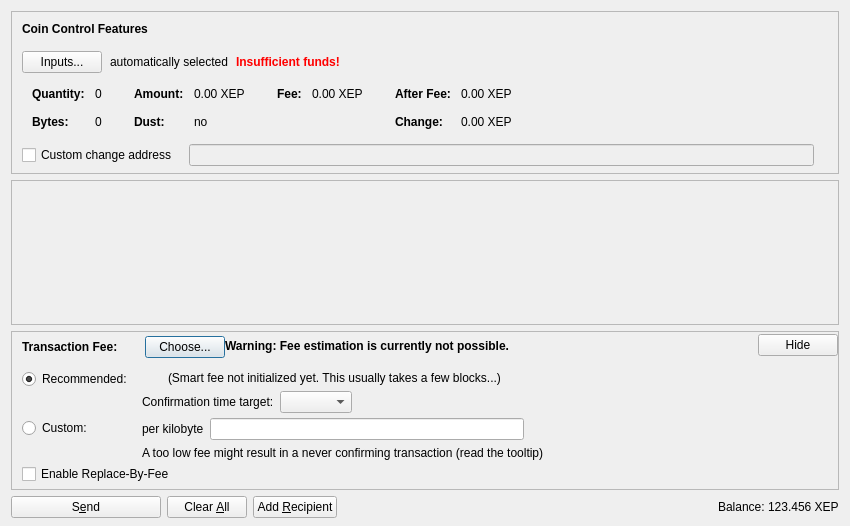
<?xml version="1.0" encoding="UTF-8"?>
<ui version="4.0">
 <class>SendCoinsDialog</class>
 <widget class="QDialog" name="SendCoinsDialog">
  <property name="geometry">
   <rect>
    <x>0</x>
    <y>0</y>
    <width>850</width>
    <height>526</height>
   </rect>
  </property>
  <property name="windowTitle">
   <string>Send Coins</string>
  </property>
  <layout class="QVBoxLayout" name="verticalLayout" stretch="0,1,0,0">
   <property name="bottomMargin">
    <number>8</number>
   </property>
   <item>
    <widget class="QFrame" name="frameCoinControl">
     <property name="sizePolicy">
      <sizepolicy hsizetype="Expanding" vsizetype="Expanding">
       <horstretch>0</horstretch>
       <verstretch>0</verstretch>
      </sizepolicy>
     </property>
     <property name="maximumSize">
      <size>
       <width>16777215</width>
       <height>16777215</height>
      </size>
     </property>
     <property name="frameShape">
      <enum>QFrame::StyledPanel</enum>
     </property>
     <property name="frameShadow">
      <enum>QFrame::Sunken</enum>
     </property>
     <layout class="QVBoxLayout" name="verticalLayoutCoinControl2">
      <property name="spacing">
       <number>0</number>
      </property>
      <property name="leftMargin">
       <number>0</number>
      </property>
      <property name="topMargin">
       <number>0</number>
      </property>
      <property name="rightMargin">
       <number>0</number>
      </property>
      <property name="bottomMargin">
       <number>6</number>
      </property>
      <item>
       <layout class="QVBoxLayout" name="verticalLayoutCoinControl" stretch="0,0,0,0,1">
        <property name="spacing">
         <number>0</number>
        </property>
        <property name="leftMargin">
         <number>10</number>
        </property>
        <property name="topMargin">
         <number>10</number>
        </property>
        <item>
         <layout class="QHBoxLayout" name="horizontalLayoutCoinControl1">
          <property name="bottomMargin">
           <number>15</number>
          </property>
          <item>
           <widget class="QLabel" name="labelCoinControlFeatures">
            <property name="sizePolicy">
             <sizepolicy hsizetype="Preferred" vsizetype="Maximum">
              <horstretch>0</horstretch>
              <verstretch>0</verstretch>
             </sizepolicy>
            </property>
            <property name="font">
             <font>
              <weight>75</weight>
              <bold>true</bold>
             </font>
            </property>
            <property name="styleSheet">
             <string notr="true">font-weight:bold;</string>
            </property>
            <property name="text">
             <string>Coin Control Features</string>
            </property>
           </widget>
          </item>
         </layout>
        </item>
        <item>
         <layout class="QHBoxLayout" name="horizontalLayoutCoinControl2" stretch="0,0,0,0">
          <property name="spacing">
           <number>8</number>
          </property>
          <property name="bottomMargin">
           <number>10</number>
          </property>
          <item>
           <widget class="QPushButton" name="pushButtonCoinControl">
            <property name="styleSheet">
             <string notr="true"/>
            </property>
            <property name="text">
             <string>Inputs...</string>
            </property>
            <property name="autoDefault">
             <bool>false</bool>
            </property>
           </widget>
          </item>
          <item>
           <widget class="QLabel" name="labelCoinControlAutomaticallySelected">
            <property name="text">
             <string>automatically selected</string>
            </property>
            <property name="margin">
             <number>5</number>
            </property>
           </widget>
          </item>
          <item>
           <widget class="QLabel" name="labelCoinControlInsuffFunds">
            <property name="font">
             <font>
              <weight>75</weight>
              <bold>true</bold>
             </font>
            </property>
            <property name="styleSheet">
             <string notr="true">color:red;font-weight:bold;</string>
            </property>
            <property name="text">
             <string>Insufficient funds!</string>
            </property>
            <property name="margin">
             <number>5</number>
            </property>
           </widget>
          </item>
          <item>
           <spacer name="horizontalSpacerCoinControl">
            <property name="orientation">
             <enum>Qt::Horizontal</enum>
            </property>
            <property name="sizeHint" stdset="0">
             <size>
              <width>40</width>
              <height>1</height>
             </size>
            </property>
           </spacer>
          </item>
         </layout>
        </item>
        <item>
         <widget class="QWidget" name="widgetCoinControl" native="true">
          <property name="sizePolicy">
           <sizepolicy hsizetype="Preferred" vsizetype="Preferred">
            <horstretch>0</horstretch>
            <verstretch>0</verstretch>
           </sizepolicy>
          </property>
          <property name="minimumSize">
           <size>
            <width>0</width>
            <height>0</height>
           </size>
          </property>
          <property name="styleSheet">
           <string notr="true"/>
          </property>
          <layout class="QHBoxLayout" name="horizontalLayoutCoinControl5">
           <property name="leftMargin">
            <number>0</number>
           </property>
           <property name="topMargin">
            <number>0</number>
           </property>
           <property name="rightMargin">
            <number>0</number>
           </property>
           <property name="bottomMargin">
            <number>0</number>
           </property>
           <item>
            <layout class="QHBoxLayout" name="horizontalLayoutCoinControl3" stretch="0,0,0,1">
             <property name="spacing">
              <number>20</number>
             </property>
             <property name="topMargin">
              <number>0</number>
             </property>
             <property name="bottomMargin">
              <number>10</number>
             </property>
             <item>
              <layout class="QFormLayout" name="formLayoutCoinControl1">
               <property name="horizontalSpacing">
                <number>10</number>
               </property>
               <property name="verticalSpacing">
                <number>14</number>
               </property>
               <property name="leftMargin">
                <number>10</number>
               </property>
               <property name="topMargin">
                <number>4</number>
               </property>
               <property name="rightMargin">
                <number>6</number>
               </property>
               <item row="0" column="0">
                <widget class="QLabel" name="labelCoinControlQuantityText">
                 <property name="font">
                  <font>
                   <weight>75</weight>
                   <bold>true</bold>
                  </font>
                 </property>
                 <property name="text">
                  <string>Quantity:</string>
                 </property>
                 <property name="margin">
                  <number>0</number>
                 </property>
                </widget>
               </item>
               <item row="0" column="1">
                <widget class="QLabel" name="labelCoinControlQuantity">
                 <property name="cursor">
                  <cursorShape>IBeamCursor</cursorShape>
                 </property>
                 <property name="contextMenuPolicy">
                  <enum>Qt::ActionsContextMenu</enum>
                 </property>
                 <property name="text">
                  <string notr="true">0</string>
                 </property>
                 <property name="margin">
                  <number>0</number>
                 </property>
                 <property name="textInteractionFlags">
                  <set>Qt::LinksAccessibleByMouse|Qt::TextSelectableByKeyboard|Qt::TextSelectableByMouse</set>
                 </property>
                </widget>
               </item>
               <item row="1" column="0">
                <widget class="QLabel" name="labelCoinControlBytesText">
                 <property name="font">
                  <font>
                   <weight>75</weight>
                   <bold>true</bold>
                  </font>
                 </property>
                 <property name="text">
                  <string>Bytes:</string>
                 </property>
                </widget>
               </item>
               <item row="1" column="1">
                <widget class="QLabel" name="labelCoinControlBytes">
                 <property name="cursor">
                  <cursorShape>IBeamCursor</cursorShape>
                 </property>
                 <property name="contextMenuPolicy">
                  <enum>Qt::ActionsContextMenu</enum>
                 </property>
                 <property name="text">
                  <string notr="true">0</string>
                 </property>
                 <property name="textInteractionFlags">
                  <set>Qt::LinksAccessibleByMouse|Qt::TextSelectableByKeyboard|Qt::TextSelectableByMouse</set>
                 </property>
                </widget>
               </item>
              </layout>
             </item>
             <item>
              <layout class="QFormLayout" name="formLayoutCoinControl2">
               <property name="horizontalSpacing">
                <number>10</number>
               </property>
               <property name="verticalSpacing">
                <number>14</number>
               </property>
               <property name="leftMargin">
                <number>6</number>
               </property>
               <property name="topMargin">
                <number>4</number>
               </property>
               <property name="rightMargin">
                <number>6</number>
               </property>
               <item row="0" column="0">
                <widget class="QLabel" name="labelCoinControlAmountText">
                 <property name="font">
                  <font>
                   <weight>75</weight>
                   <bold>true</bold>
                  </font>
                 </property>
                 <property name="text">
                  <string>Amount:</string>
                 </property>
                 <property name="margin">
                  <number>0</number>
                 </property>
                </widget>
               </item>
               <item row="0" column="1">
                <widget class="QLabel" name="labelCoinControlAmount">
                 <property name="cursor">
                  <cursorShape>IBeamCursor</cursorShape>
                 </property>
                 <property name="contextMenuPolicy">
                  <enum>Qt::ActionsContextMenu</enum>
                 </property>
                 <property name="text">
                  <string notr="true">0.00 XEP</string>
                 </property>
                 <property name="textInteractionFlags">
                  <set>Qt::LinksAccessibleByMouse|Qt::TextSelectableByKeyboard|Qt::TextSelectableByMouse</set>
                 </property>
                </widget>
               </item>
               <item row="1" column="0">
                <widget class="QLabel" name="labelCoinControlLowOutputText">
                 <property name="font">
                  <font>
                   <weight>75</weight>
                   <bold>true</bold>
                  </font>
                 </property>
                 <property name="text">
                  <string>Dust:</string>
                 </property>
                </widget>
               </item>
               <item row="1" column="1">
                <widget class="QLabel" name="labelCoinControlLowOutput">
                 <property name="cursor">
                  <cursorShape>IBeamCursor</cursorShape>
                 </property>
                 <property name="contextMenuPolicy">
                  <enum>Qt::ActionsContextMenu</enum>
                 </property>
                 <property name="text">
                  <string notr="true">no</string>
                 </property>
                 <property name="textInteractionFlags">
                  <set>Qt::LinksAccessibleByMouse|Qt::TextSelectableByKeyboard|Qt::TextSelectableByMouse</set>
                 </property>
                </widget>
               </item>
              </layout>
             </item>
             <item>
              <layout class="QFormLayout" name="formLayoutCoinControl3">
               <property name="horizontalSpacing">
                <number>10</number>
               </property>
               <property name="verticalSpacing">
                <number>14</number>
               </property>
               <property name="leftMargin">
                <number>6</number>
               </property>
               <property name="topMargin">
                <number>4</number>
               </property>
               <property name="rightMargin">
                <number>6</number>
               </property>
               <item row="0" column="0">
                <widget class="QLabel" name="labelCoinControlFeeText">
                 <property name="font">
                  <font>
                   <weight>75</weight>
                   <bold>true</bold>
                  </font>
                 </property>
                 <property name="text">
                  <string>Fee:</string>
                 </property>
                 <property name="margin">
                  <number>0</number>
                 </property>
                </widget>
               </item>
               <item row="0" column="1">
                <widget class="QLabel" name="labelCoinControlFee">
                 <property name="cursor">
                  <cursorShape>IBeamCursor</cursorShape>
                 </property>
                 <property name="contextMenuPolicy">
                  <enum>Qt::ActionsContextMenu</enum>
                 </property>
                 <property name="text">
                  <string notr="true">0.00 XEP</string>
                 </property>
                 <property name="textInteractionFlags">
                  <set>Qt::LinksAccessibleByMouse|Qt::TextSelectableByKeyboard|Qt::TextSelectableByMouse</set>
                 </property>
                </widget>
               </item>
              </layout>
             </item>
             <item>
              <layout class="QFormLayout" name="formLayoutCoinControl4">
               <property name="horizontalSpacing">
                <number>10</number>
               </property>
               <property name="verticalSpacing">
                <number>14</number>
               </property>
               <property name="leftMargin">
                <number>6</number>
               </property>
               <property name="topMargin">
                <number>4</number>
               </property>
               <property name="rightMargin">
                <number>6</number>
               </property>
               <item row="0" column="0">
                <widget class="QLabel" name="labelCoinControlAfterFeeText">
                 <property name="font">
                  <font>
                   <weight>75</weight>
                   <bold>true</bold>
                  </font>
                 </property>
                 <property name="text">
                  <string>After Fee:</string>
                 </property>
                 <property name="margin">
                  <number>0</number>
                 </property>
                </widget>
               </item>
               <item row="0" column="1">
                <widget class="QLabel" name="labelCoinControlAfterFee">
                 <property name="cursor">
                  <cursorShape>IBeamCursor</cursorShape>
                 </property>
                 <property name="contextMenuPolicy">
                  <enum>Qt::ActionsContextMenu</enum>
                 </property>
                 <property name="text">
                  <string notr="true">0.00 XEP</string>
                 </property>
                 <property name="textInteractionFlags">
                  <set>Qt::LinksAccessibleByMouse|Qt::TextSelectableByKeyboard|Qt::TextSelectableByMouse</set>
                 </property>
                </widget>
               </item>
               <item row="1" column="0">
                <widget class="QLabel" name="labelCoinControlChangeText">
                 <property name="font">
                  <font>
                   <weight>75</weight>
                   <bold>true</bold>
                  </font>
                 </property>
                 <property name="text">
                  <string>Change:</string>
                 </property>
                </widget>
               </item>
               <item row="1" column="1">
                <widget class="QLabel" name="labelCoinControlChange">
                 <property name="cursor">
                  <cursorShape>IBeamCursor</cursorShape>
                 </property>
                 <property name="contextMenuPolicy">
                  <enum>Qt::ActionsContextMenu</enum>
                 </property>
                 <property name="text">
                  <string notr="true">0.00 XEP</string>
                 </property>
                 <property name="textInteractionFlags">
                  <set>Qt::LinksAccessibleByMouse|Qt::TextSelectableByKeyboard|Qt::TextSelectableByMouse</set>
                 </property>
                </widget>
               </item>
              </layout>
             </item>
            </layout>
           </item>
          </layout>
         </widget>
        </item>
        <item>
         <layout class="QHBoxLayout" name="horizontalLayoutCoinControl4" stretch="0,0,0">
          <property name="spacing">
           <number>12</number>
          </property>
          <property name="sizeConstraint">
           <enum>QLayout::SetDefaultConstraint</enum>
          </property>
          <property name="topMargin">
           <number>5</number>
          </property>
          <property name="rightMargin">
           <number>5</number>
          </property>
          <item>
           <widget class="QCheckBox" name="checkBoxCoinControlChange">
            <property name="toolTip">
             <string>If this is activated, but the change address is empty or invalid, change will be sent to a newly generated address.</string>
            </property>
            <property name="text">
             <string>Custom change address</string>
            </property>
           </widget>
          </item>
          <item>
           <widget class="QValidatedLineEdit" name="lineEditCoinControlChange">
            <property name="enabled">
             <bool>false</bool>
            </property>
            <property name="sizePolicy">
             <sizepolicy hsizetype="Expanding" vsizetype="Fixed">
              <horstretch>0</horstretch>
              <verstretch>0</verstretch>
             </sizepolicy>
            </property>
           </widget>
          </item>
          <item>
           <widget class="QLabel" name="labelCoinControlChangeLabel">
            <property name="sizePolicy">
             <sizepolicy hsizetype="Preferred" vsizetype="Expanding">
              <horstretch>0</horstretch>
              <verstretch>0</verstretch>
             </sizepolicy>
            </property>
            <property name="minimumSize">
             <size>
              <width>0</width>
              <height>0</height>
             </size>
            </property>
            <property name="text">
             <string/>
            </property>
            <property name="margin">
             <number>3</number>
            </property>
           </widget>
          </item>
         </layout>
        </item>
        <item>
         <spacer name="verticalSpacerCoinControl">
          <property name="orientation">
           <enum>Qt::Vertical</enum>
          </property>
          <property name="sizeHint" stdset="0">
           <size>
            <width>800</width>
            <height>1</height>
           </size>
          </property>
         </spacer>
        </item>
       </layout>
      </item>
     </layout>
    </widget>
   </item>
   <item>
    <widget class="QScrollArea" name="scrollArea">
     <property name="widgetResizable">
      <bool>true</bool>
     </property>
     <widget class="QWidget" name="scrollAreaWidgetContents">
      <property name="geometry">
       <rect>
        <x>0</x>
        <y>0</y>
        <width>830</width>
        <height>104</height>
       </rect>
      </property>
      <layout class="QVBoxLayout" name="verticalLayout_2" stretch="0,1">
       <property name="leftMargin">
        <number>0</number>
       </property>
       <property name="topMargin">
        <number>0</number>
       </property>
       <property name="rightMargin">
        <number>0</number>
       </property>
       <property name="bottomMargin">
        <number>0</number>
       </property>
       <item>
        <layout class="QVBoxLayout" name="entries">
         <property name="spacing">
          <number>6</number>
         </property>
        </layout>
       </item>
       <item>
        <spacer name="verticalSpacer">
         <property name="orientation">
          <enum>Qt::Vertical</enum>
         </property>
         <property name="sizeHint" stdset="0">
          <size>
           <width>20</width>
           <height>40</height>
          </size>
         </property>
        </spacer>
       </item>
      </layout>
     </widget>
    </widget>
   </item>
   <item>
    <widget class="QFrame" name="frameFee">
     <property name="sizePolicy">
      <sizepolicy hsizetype="Expanding" vsizetype="Expanding">
       <horstretch>0</horstretch>
       <verstretch>0</verstretch>
      </sizepolicy>
     </property>
     <property name="maximumSize">
      <size>
       <width>16777215</width>
       <height>16777215</height>
      </size>
     </property>
     <property name="frameShape">
      <enum>QFrame::StyledPanel</enum>
     </property>
     <property name="frameShadow">
      <enum>QFrame::Sunken</enum>
     </property>
     <layout class="QVBoxLayout" name="verticalLayoutFee1">
      <property name="spacing">
       <number>0</number>
      </property>
      <property name="leftMargin">
       <number>0</number>
      </property>
      <property name="topMargin">
       <number>0</number>
      </property>
      <property name="rightMargin">
       <number>0</number>
      </property>
      <property name="bottomMargin">
       <number>0</number>
      </property>
      <item>
       <layout class="QVBoxLayout" name="verticalLayoutFee2" stretch="0,0,0">
        <property name="spacing">
         <number>0</number>
        </property>
        <property name="leftMargin">
         <number>10</number>
        </property>
        <property name="topMargin">
         <number>0</number>
        </property>
        <item>
         <layout class="QHBoxLayout" name="horizontalLayoutFee1">
          <property name="bottomMargin">
           <number>0</number>
          </property>
          <item>
           <layout class="QVBoxLayout" name="verticalLayoutFee7">
            <property name="spacing">
             <number>0</number>
            </property>
            <item>
             <spacer name="verticalSpacerSmartFee">
              <property name="orientation">
               <enum>Qt::Vertical</enum>
              </property>
              <property name="sizeType">
               <enum>QSizePolicy::Fixed</enum>
              </property>
              <property name="sizeHint" stdset="0">
               <size>
                <width>1</width>
                <height>4</height>
               </size>
              </property>
             </spacer>
            </item>
            <item>
             <layout class="QHBoxLayout" name="horizontalLayoutSmartFee">
              <property name="spacing">
               <number>10</number>
              </property>
              <item>
               <widget class="QLabel" name="labelFeeHeadline">
                <property name="sizePolicy">
                 <sizepolicy hsizetype="Preferred" vsizetype="Maximum">
                  <horstretch>0</horstretch>
                  <verstretch>0</verstretch>
                 </sizepolicy>
                </property>
                <property name="font">
                 <font>
                  <weight>75</weight>
                  <bold>true</bold>
                 </font>
                </property>
                <property name="styleSheet">
                 <string notr="true">font-weight:bold;</string>
                </property>
                <property name="text">
                 <string>Transaction Fee:</string>
                </property>
               </widget>
              </item>
              <item>
               <widget class="QLabel" name="labelFeeMinimized">
                <property name="text">
                 <string/>
                </property>
               </widget>
              </item>
              <item>
               <widget class="QPushButton" name="buttonChooseFee">
                <property name="text">
                 <string>Choose...</string>
                </property>
               </widget>
              </item>
             </layout>
            </item>
            <item>
             <spacer name="verticalSpacer_5">
              <property name="orientation">
               <enum>Qt::Vertical</enum>
              </property>
              <property name="sizeHint" stdset="0">
               <size>
                <width>1</width>
                <height>1</height>
               </size>
              </property>
             </spacer>
            </item>
           </layout>
          </item>
          <item>
           <widget class="QLabel" name="fallbackFeeWarningLabel">
            <property name="toolTip">
             <string>Using the fallbackfee can result in sending a transaction that will take several hours or days (or never) to confirm. Consider choosing your fee manually or wait until you have validated the complete chain.</string>
            </property>
            <property name="font">
            <font>
                <weight>75</weight>
                <bold>true</bold>
            </font>
            </property>
            <property name="text">
             <string>Warning: Fee estimation is currently not possible.</string>
            </property>
            <property name="wordWrap">
             <bool>false</bool>
            </property>
           </widget>
          </item>
          <item>
           <spacer name="horizontalSpacer_4">
            <property name="orientation">
             <enum>Qt::Horizontal</enum>
            </property>
            <property name="sizeType">
             <enum>QSizePolicy::MinimumExpanding</enum>
            </property>
            <property name="sizeHint" stdset="0">
             <size>
              <width>40</width>
              <height>20</height>
             </size>
            </property>
           </spacer>
          </item>
          <item>
           <widget class="QPushButton" name="buttonMinimizeFee">
            <property name="toolTip">
             <string>Hide transaction fee settings</string>
            </property>
            <property name="text">
             <string>Hide</string>
            </property>
           </widget>
          </item>
         </layout>
        </item>
        <item>
         <widget class="QFrame" name="frameFeeSelection">
          <layout class="QVBoxLayout" name="verticalLayoutFee12">
           <property name="spacing">
            <number>0</number>
           </property>
           <property name="leftMargin">
            <number>0</number>
           </property>
           <property name="topMargin">
            <number>0</number>
           </property>
           <property name="rightMargin">
            <number>0</number>
           </property>
           <property name="bottomMargin">
            <number>0</number>
           </property>
           <item>
            <layout class="QGridLayout" name="gridLayoutFee">
             <property name="topMargin">
              <number>10</number>
             </property>
             <property name="bottomMargin">
              <number>4</number>
             </property>
             <property name="horizontalSpacing">
              <number>10</number>
             </property>
             <property name="verticalSpacing">
              <number>4</number>
             </property>
             <item row="1" column="1">
              <layout class="QVBoxLayout" name="verticalLayoutFee8">
               <property name="spacing">
                <number>6</number>
               </property>
               <item>
                <layout class="QHBoxLayout" name="horizontalLayoutFee13">
                 <item>
                  <widget class="QLabel" name="labelCustomPerKilobyte">
                   <property name="toolTip">
                    <string>Specify a custom fee per kB (1,000 bytes) of the transaction's virtual size.

Note:  Since the fee is calculated on a per-byte basis, a fee of "100 satoshis per kB" for a transaction size of 500 bytes (half of 1 kB) would ultimately yield a fee of only 50 satoshis.</string>
                   </property>
                   <property name="text">
                    <string>per kilobyte</string>
                   </property>
                  </widget>
                 </item>
                 <item>
                  <widget class="XEPAmountField" name="customFee"/>
                 </item>
                 <item>
                  <spacer name="horizontalSpacer_6">
                   <property name="orientation">
                    <enum>Qt::Horizontal</enum>
                   </property>
                   <property name="sizeHint" stdset="0">
                    <size>
                     <width>1</width>
                     <height>1</height>
                    </size>
                   </property>
                  </spacer>
                 </item>
                </layout>
               </item>
               <item>
                <layout class="QHBoxLayout" name="horizontalLayoutFee8">
                 <item>
                  <widget class="QLabel" name="labelCustomFeeWarning">
                   <property name="enabled">
                    <bool>true</bool>
                   </property>
                   <property name="toolTip">
                    <string>When there is less transaction volume than space in the blocks, miners as well as relaying nodes may enforce a minimum fee. Paying only this minimum fee is just fine, but be aware that this can result in a never confirming transaction once there is more demand for xep transactions than the network can process.</string>
                   </property>
                   <property name="text">
                    <string>A too low fee might result in a never confirming transaction (read the tooltip)</string>
                   </property>
                  </widget>
                 </item>
                 <item>
                  <spacer name="horizontalSpacer_2">
                   <property name="orientation">
                    <enum>Qt::Horizontal</enum>
                   </property>
                   <property name="sizeHint" stdset="0">
                    <size>
                     <width>1</width>
                     <height>1</height>
                    </size>
                   </property>
                  </spacer>
                 </item>
                </layout>
               </item>
              </layout>
             </item>
             <item row="0" column="0">
              <layout class="QVBoxLayout" name="verticalLayoutFee4" stretch="0,1">
               <item>
                <widget class="QRadioButton" name="radioSmartFee">
                 <property name="text">
                  <string>Recommended:</string>
                 </property>
                 <property name="checked">
                  <bool>true</bool>
                 </property>
                 <attribute name="buttonGroup">
                  <string notr="true">groupFee</string>
                 </attribute>
                </widget>
               </item>
               <item>
                <spacer name="verticalSpacer_2">
                 <property name="orientation">
                  <enum>Qt::Vertical</enum>
                 </property>
                 <property name="sizeHint" stdset="0">
                  <size>
                   <width>1</width>
                   <height>1</height>
                  </size>
                 </property>
                </spacer>
               </item>
              </layout>
             </item>
             <item row="1" column="0">
              <layout class="QVBoxLayout" name="verticalLayoutFee9" stretch="0,1">
               <item>
                <widget class="QRadioButton" name="radioCustomFee">
                 <property name="text">
                  <string>Custom:</string>
                 </property>
                 <attribute name="buttonGroup">
                  <string notr="true">groupFee</string>
                 </attribute>
                </widget>
               </item>
               <item>
                <spacer name="verticalSpacer_6">
                 <property name="orientation">
                  <enum>Qt::Vertical</enum>
                 </property>
                 <property name="sizeHint" stdset="0">
                  <size>
                   <width>1</width>
                   <height>1</height>
                  </size>
                 </property>
                </spacer>
               </item>
              </layout>
             </item>
             <item row="0" column="1">
              <layout class="QVBoxLayout" name="verticalLayoutFee3" stretch="0,0,1">
               <property name="spacing">
                <number>6</number>
               </property>
               <property name="topMargin">
                <number>2</number>
               </property>
               <item>
                <layout class="QHBoxLayout" name="horizontalLayoutFee12">
                 <item>
                  <widget class="QLabel" name="labelSmartFee">
                   <property name="text">
                    <string/>
                   </property>
                  </widget>
                 </item>
                 <item>
                  <widget class="QLabel" name="labelFeeEstimation">
                   <property name="text">
                    <string/>
                   </property>
                  </widget>
                 </item>
                 <item>
                  <widget class="QLabel" name="labelSmartFee2">
                   <property name="text">
                    <string>(Smart fee not initialized yet. This usually takes a few blocks...)</string>
                   </property>
                  </widget>
                 </item>
                 <item>
                  <spacer name="horizontalSpacer_5">
                   <property name="orientation">
                    <enum>Qt::Horizontal</enum>
                   </property>
                   <property name="sizeHint" stdset="0">
                    <size>
                     <width>1</width>
                     <height>1</height>
                    </size>
                   </property>
                  </spacer>
                 </item>
                </layout>
               </item>
               <item>
                <layout class="QHBoxLayout" name="horizontalLayoutFee9">
                 <item>
                  <layout class="QVBoxLayout" name="verticalLayoutFee6">
                   <item>
                    <widget class="QLabel" name="labelSmartFee3">
                     <property name="text">
                      <string>Confirmation time target:</string>
                     </property>
                    </widget>
                   </item>
                  </layout>
                 </item>
                 <item>
                  <layout class="QVBoxLayout" name="verticalLayoutFee5">
                   <property name="rightMargin">
                    <number>30</number>
                   </property>
                   <item>
                    <layout class="QHBoxLayout" name="horizontalLayoutConfTarget">
                     <property name="bottomMargin">
                      <number>0</number>
                     </property>
                     <item>
                      <widget class="QComboBox" name="confTargetSelector"/>
                     </item>
                     <item>
                      <spacer name="horizontalSpacerConfTarget">
                       <property name="orientation">
                        <enum>Qt::Horizontal</enum>
                       </property>
                       <property name="sizeHint" stdset="0">
                        <size>
                         <width>40</width>
                         <height>20</height>
                        </size>
                       </property>
                      </spacer>
                     </item>
                    </layout>
                   </item>
                  </layout>
                 </item>
                </layout>
               </item>
               <item>
                <spacer name="verticalSpacer_4">
                 <property name="orientation">
                  <enum>Qt::Vertical</enum>
                 </property>
                 <property name="sizeHint" stdset="0">
                  <size>
                   <width>1</width>
                   <height>1</height>
                  </size>
                 </property>
                </spacer>
               </item>
              </layout>
             </item>
            </layout>
           </item>
           <item>
            <widget class="QCheckBox" name="optInRBF">
             <property name="text">
              <string>Enable Replace-By-Fee</string>
             </property>
             <property name="toolTip">
              <string>With Replace-By-Fee (BIP-125) you can increase a transaction's fee after it is sent. Without this, a higher fee may be recommended to compensate for increased transaction delay risk.</string>
             </property>
            </widget>
           </item>
          </layout>
         </widget>
        </item>
        <item>
         <spacer name="verticalSpacerFee">
          <property name="orientation">
           <enum>Qt::Vertical</enum>
          </property>
          <property name="sizeHint" stdset="0">
           <size>
            <width>40</width>
            <height>5</height>
           </size>
          </property>
         </spacer>
        </item>
       </layout>
      </item>
     </layout>
    </widget>
   </item>
   <item>
    <layout class="QHBoxLayout" name="horizontalLayout">
     <item>
      <widget class="QPushButton" name="sendButton">
       <property name="minimumSize">
        <size>
         <width>150</width>
         <height>0</height>
        </size>
       </property>
       <property name="toolTip">
        <string>Confirm the send action</string>
       </property>
       <property name="text">
        <string>S&amp;end</string>
       </property>
       <property name="icon">
        <iconset resource="../xep.qrc">
         <normaloff>:/icons/send</normaloff>:/icons/send</iconset>
       </property>
       <property name="autoDefault">
        <bool>false</bool>
       </property>
       <property name="default">
        <bool>false</bool>
       </property>
      </widget>
     </item>
     <item>
      <widget class="QPushButton" name="clearButton">
       <property name="sizePolicy">
        <sizepolicy hsizetype="Minimum" vsizetype="Fixed">
         <horstretch>0</horstretch>
         <verstretch>0</verstretch>
        </sizepolicy>
       </property>
       <property name="toolTip">
        <string>Clear all fields of the form.</string>
       </property>
       <property name="text">
        <string>Clear &amp;All</string>
       </property>
       <property name="icon">
        <iconset resource="../xep.qrc">
         <normaloff>:/icons/remove</normaloff>:/icons/remove</iconset>
       </property>
       <property name="autoDefault">
        <bool>false</bool>
       </property>
      </widget>
     </item>
     <item>
      <widget class="QPushButton" name="addButton">
       <property name="toolTip">
        <string>Send to multiple recipients at once</string>
       </property>
       <property name="text">
        <string>Add &amp;Recipient</string>
       </property>
       <property name="icon">
        <iconset resource="../xep.qrc">
         <normaloff>:/icons/add</normaloff>:/icons/add</iconset>
       </property>
       <property name="autoDefault">
        <bool>false</bool>
       </property>
      </widget>
     </item>
     <item>
      <spacer name="horizontalSpacer">
       <property name="orientation">
        <enum>Qt::Horizontal</enum>
       </property>
       <property name="sizeHint" stdset="0">
        <size>
         <width>40</width>
         <height>20</height>
        </size>
       </property>
      </spacer>
     </item>
     <item>
      <layout class="QHBoxLayout" name="horizontalLayout_2">
       <property name="spacing">
        <number>3</number>
       </property>
       <item>
        <widget class="QLabel" name="labelBalanceName">
         <property name="sizePolicy">
          <sizepolicy hsizetype="Preferred" vsizetype="Fixed">
           <horstretch>0</horstretch>
           <verstretch>0</verstretch>
          </sizepolicy>
         </property>
         <property name="text">
          <string>Balance:</string>
         </property>
        </widget>
       </item>
       <item>
        <widget class="QLabel" name="labelBalance">
         <property name="sizePolicy">
          <sizepolicy hsizetype="Preferred" vsizetype="Fixed">
           <horstretch>0</horstretch>
           <verstretch>0</verstretch>
          </sizepolicy>
         </property>
         <property name="cursor">
          <cursorShape>IBeamCursor</cursorShape>
         </property>
         <property name="text">
          <string notr="true">123.456 XEP</string>
         </property>
         <property name="textInteractionFlags">
          <set>Qt::LinksAccessibleByMouse|Qt::TextSelectableByKeyboard|Qt::TextSelectableByMouse</set>
         </property>
        </widget>
       </item>
      </layout>
     </item>
    </layout>
   </item>
  </layout>
 </widget>
 <customwidgets>
  <customwidget>
   <class>QValidatedLineEdit</class>
   <extends>QLineEdit</extends>
   <header>qt/qvalidatedlineedit.h</header>
  </customwidget>
  <customwidget>
   <class>XEPAmountField</class>
   <extends>QLineEdit</extends>
   <header>qt/xepamountfield.h</header>
   <container>1</container>
  </customwidget>
 </customwidgets>
 <resources>
  <include location="../xep.qrc"/>
 </resources>
 <connections/>
 <buttongroups>
  <buttongroup name="groupFee"/>
 </buttongroups>
</ui>
